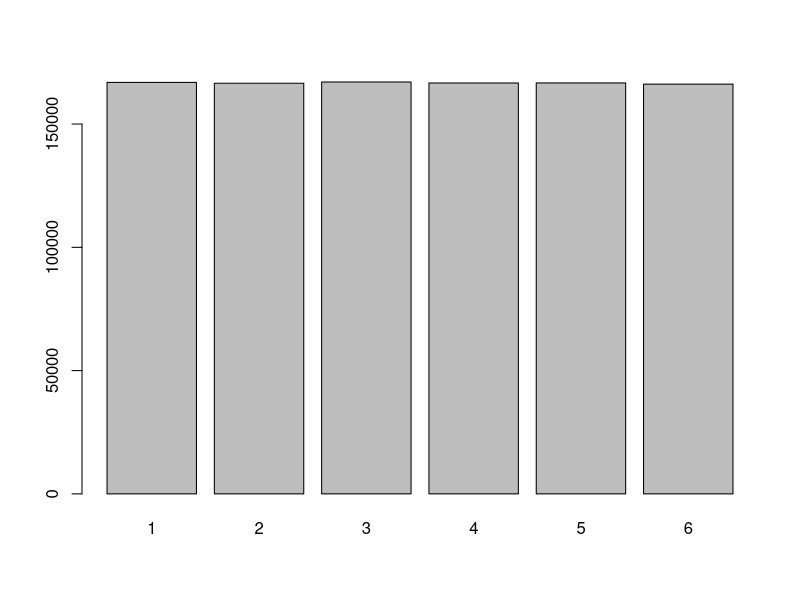

Write the R code that produced this figure.
#operações

2+5
2-3
2*3
2/3
30**2 #potenciação
10%%3

#atribuindo valores

a <- 3*2
4*3 -> b

class(a) #Pega classe de cada variável
class(1)

d <- TRUE
class(d)

d+a #TRUE = 1 e FALSE = 0

FALSE + a
TRUE + TRUE
TRUE + FALSE
FALSE + FALSE

TRUE + FALSE/FALSE
TRUE/FALSE #Infinito

v1 <- 4+3
V1 <- 4*9

x <- "teste" 
class(x)

#criando vetores
#função combine(concatenar)

x1 <- c(3,10,78) #cria vetor
length(x1)
sum(x1)
mean(x1) #média do vetor

x2 <- c(1,6,"teste") #tudo vira string

x1[2]
x1[c(2,3)]
x1[c(2,3,1,2)]

x2 <- c(x1,1,2,3)
x2
x2 < 70

sum(x2 < 70)

x2[x2<70]

x2 > 54
x2 == 10
x2 != 10
!TRUE

TRUE | FALSE #ou
TRUE & FALSE #e

p <- TRUE
q <- FALSE

#sample(x, size, replace = FALSE, prob = NULL)
# intervalo, tamanho, reposição sim ou não, probabilidade específica

dado <- sample(x = 1:6, 1000000 ,replace = TRUE)
dado
dado[987]

sum(dado == 3)
mean(dado == 3)

table(dado)
barplot(table(dado))